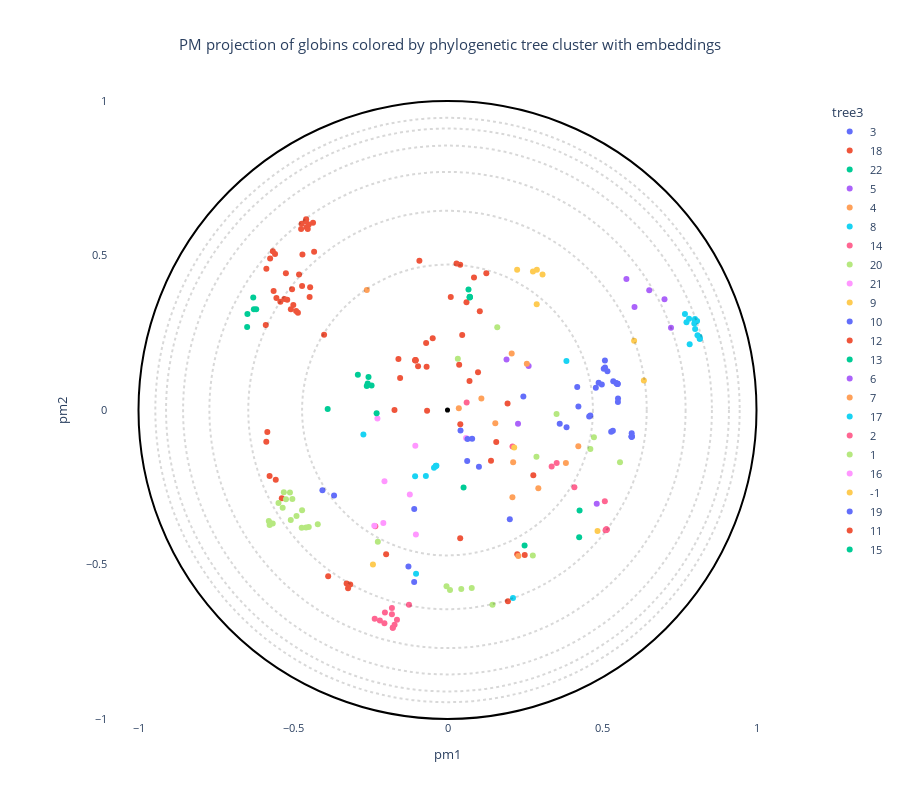

Notebook code cell kept with this figure:
### Code cell
# OPTIONS =================================================
#Here you can set different parameters to color & annotate the resulting projection:
title = "PM projection of globins colored by phylogenetic tree cluster with embeddings"
#----------------------------------------------------------
# Select the coloring from annotation .csv file:
labels_name = "tree3"
# Select classes to label among the "labels_name" or "second_labels_name" column (comma separated list):
second_labels_name = ""
labels_text = []
show_text = False
#----------------------------------------------------------
# Use a custom color palette:
color_palette = None #Default: None
use_custom_palette = False
#==========================================================


#Check projection visualization parameters
#Labels name
if labels_name == "":
    labels_name = None
elif labels_name not in annotation_names:
    raise NameError(f"labels_name {labels_name} is not in the availables annotations.\nAvailables annotations: {annotation_names}")
#Second labels name
if second_labels_name == "":
    second_labels_name = None
elif second_labels_name not in annotation_names:
    raise NameError(f'"second_labels_name" {second_labels_name} is not in the availables annotations.\nAvailables annotations: {annotation_names}')

if not use_custom_palette:
    color_palette = None

#Plot graph
fig = plot_embedding_interactive(df_embedding, 
                                 labels_name = labels_name,
                                 second_labels_name = second_labels_name, 
                                 show_text = show_text,
                                 labels_text = labels_text,
                                 color_palette = color_palette, 
                                 title = title, 
                                 fontsize = 11)
fig.show()
